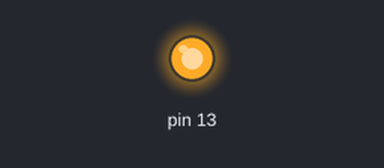
The sketch below on a simulated Arduino Uno, built with avr-gcc and run on an emulated ATmega328P. On the bench: output pins drawn as LEDs (lit = HIGH).

Above: at 0.1 s.
At 25.1 s:
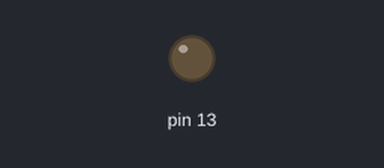
Timing chart, 0 to 39.5 s (numbered marks = the images above):
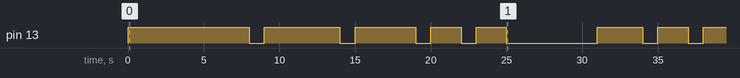

The sketch:

MorseCode.ino
```cpp
void setup() {
  pinMode(13, OUTPUT);
}

// Массив с кодами Морзе для каждой буквы (A-Z)
const char* arr[] = {
    ".-",   // A
    "-...", // B
    "-.-.", // C
    "-..",  // D
    ".",    // E
    "..-.", // F
    "--.",  // G
    "....", // H
    "..",   // I
    ".---", // J
    "-.-",  // K
    ".-..", // L
    "--",   // M
    "-.",   // N
    "---",  // O
    ".--.", // P
    "--.-", // Q
    ".-.",  // R
    "...",  // S
    "-",    // T
    "..-",  // U
    "...-", // V
    ".--",  // W
    "-..-", // X
    "-.--", // Y
    "--.."  // Z
};

void playMorse(char s) {
  if (s == '.')
  {
      digitalWrite(13, HIGH);
      delay(1000);
      digitalWrite(13, LOW);
  }
  else if (s == '-')
  {
      digitalWrite(13, HIGH);
      delay(2000);
      digitalWrite(13, LOW);
      delay(1000);
  }
}

void Letter(char letter) {
  if (letter >= 'A' && letter <= 'Z')
  {
      const char* code = arr[letter - 'A'];  // Получаем код Морзе для буквы
      for (int i = 0; code[i] != '\0'; i++)
      {
        playMorse(code[i]);
      }
  }
}

void playMorseText(const char* text) {
  for (int i = 0; text[i] != '\0'; i++)
  {
      if (text[i] == ' ')
      {
        delay(5000);
      }
      else
      {
        Letter(toupper(text[i]));
      }
  }
}

void loop() {
  const char* message = "HELLO WORLD";
  playMorseText(message);
}
```

Measured:
- by itself, pin 13: LOW → HIGH at 0.00 s, → LOW 8.0 s later, → HIGH 1.0 s later, → LOW 5.0 s later, … (15 changes in this stretch)
